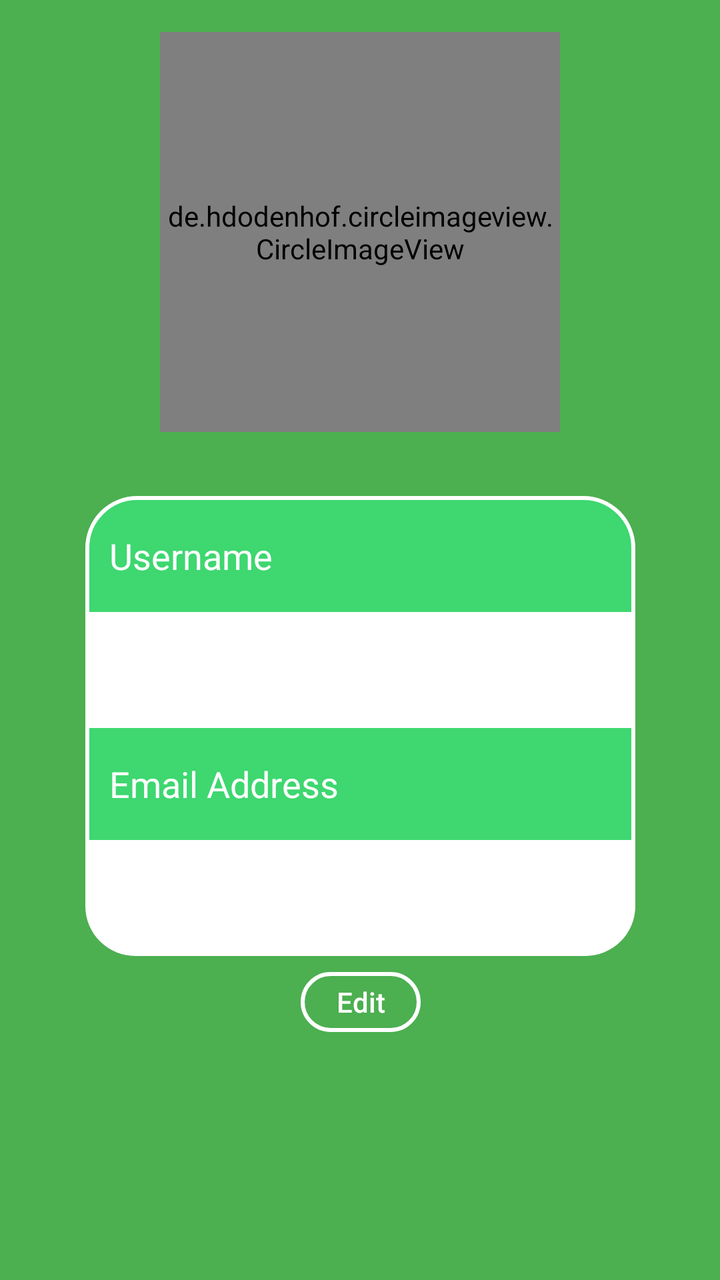
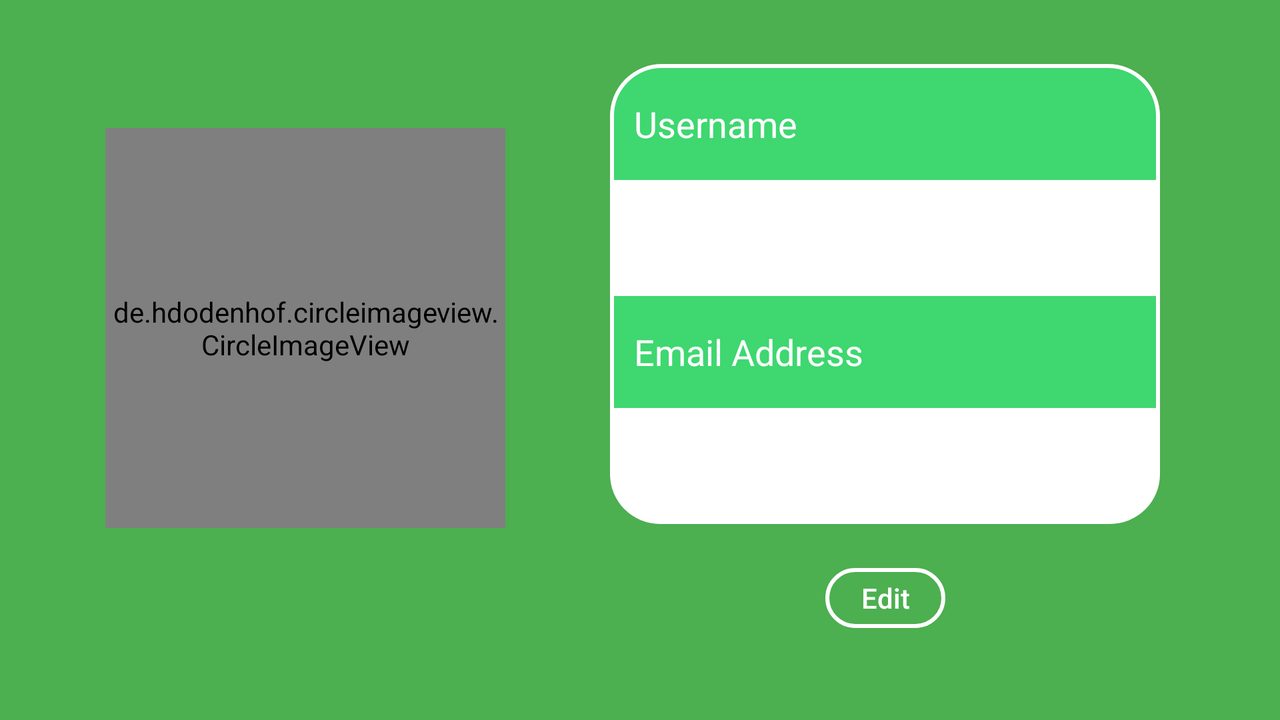

First picture: res/layout/ on a phone held upright. Second picture: the repository's own variant of that layout, on a device whose configuration matches the variant's folder. Source for both follows.
<!-- AndroidManifest.xml: application theme AppTheme -->
<!-- res/layout/activity_profile.xml -->
<?xml version="1.0" encoding="utf-8"?>
<androidx.constraintlayout.widget.ConstraintLayout xmlns:android="http://schemas.android.com/apk/res/android"
    xmlns:app="http://schemas.android.com/apk/res-auto"
    xmlns:tools="http://schemas.android.com/tools"
    android:layout_width="match_parent"
    android:layout_height="match_parent"
    android:background="#4CAF50"
    tools:context=".ProfileActivity">

    <de.hdodenhof.circleimageview.CircleImageView
        android:id="@+id/userImageProfile"
        android:layout_width="200dp"
        android:layout_height="200dp"
        android:layout_marginTop="16dp"
        app:civ_border_color="#FFFFFF"
        app:civ_border_width="3dp"
        app:layout_constraintEnd_toEndOf="parent"
        app:layout_constraintStart_toStartOf="parent"
        app:layout_constraintTop_toTopOf="parent"
        app:srcCompat="@android:drawable/btn_star_big_on" />

    <TextView
        android:id="@+id/username"
        android:layout_width="275dp"
        android:layout_height="60dp"
        android:layout_marginTop="32dp"
        android:background="@drawable/rounded_text_profile_top"
        android:gravity="center_vertical"
        android:padding="12dp"
        android:text="Username"
        android:textColor="#FFFFFF"
        android:textSize="18sp"
        app:layout_constraintEnd_toEndOf="@+id/userImageProfile"
        app:layout_constraintStart_toStartOf="@+id/userImageProfile"
        app:layout_constraintTop_toBottomOf="@+id/userImageProfile" />

    <TextView
        android:id="@+id/usernameTextViewProfile"
        android:layout_width="275dp"
        android:layout_height="54dp"
        android:background="#FFFFFF"
        android:gravity="center_vertical"
        android:padding="12dp"
        android:textColor="#4CAF50"
        android:textSize="18sp"

        app:layout_constraintEnd_toEndOf="@+id/userImageProfile"
        app:layout_constraintStart_toStartOf="@+id/userImageProfile"
        app:layout_constraintTop_toBottomOf="@+id/username" />

    <TextView
        android:id="@+id/email"
        android:layout_width="275dp"
        android:layout_height="60dp"
        android:background="@drawable/border_text_email"
        android:gravity="center_vertical"
        android:padding="12dp"
        android:text="Email Address"
        android:textColor="#FFFFFF"
        android:textSize="18sp"

        app:layout_constraintEnd_toEndOf="@+id/userImageProfile"
        app:layout_constraintStart_toStartOf="@+id/userImageProfile"
        app:layout_constraintTop_toBottomOf="@+id/usernameTextViewProfile" />

    <TextView
        android:id="@+id/emailTextViewProfile"
        android:layout_width="275dp"
        android:layout_height="56dp"
        android:background="@drawable/rounded_text_profile_bottom"
        android:gravity="center_vertical"
        android:padding="12dp"
        android:textColor="#4CAF50"
        android:textSize="18sp"

        app:layout_constraintEnd_toEndOf="@+id/userImageProfile"
        app:layout_constraintStart_toStartOf="@+id/userImageProfile"
        app:layout_constraintTop_toBottomOf="@+id/email" />

    <Button
        android:id="@+id/editProfile"
        android:layout_width="60dp"
        android:layout_height="30dp"
        android:layout_marginTop="8dp"
        android:background="@drawable/rounded_button_edit_profile"
        android:text="Edit"
        android:textAllCaps="false"
        android:textColor="#FFFFFF"
        app:layout_constraintEnd_toEndOf="@+id/emailTextViewProfile"
        app:layout_constraintStart_toStartOf="@+id/emailTextViewProfile"
        app:layout_constraintTop_toBottomOf="@+id/emailTextViewProfile" />
</androidx.constraintlayout.widget.ConstraintLayout>
<!-- resources referenced by this layout -->
<resources>
  <!-- drawable border_text_email (drawable) -->
  <?xml version="1.0" encoding="utf-8"?>
  <shape xmlns:android="http://schemas.android.com/apk/res/android">
      <stroke android:width="2dp"
          android:color="#FFFFFF"/>
      <solid android:color="#3ED770"/>
  
  </shape>
  <!-- drawable rounded_button_edit_profile (drawable) -->
  <?xml version="1.0" encoding="utf-8"?>
  <shape xmlns:android="http://schemas.android.com/apk/res/android">
  
      <stroke android:color="#FFFFFF"
          android:width="2dp"/>
      <solid android:color="#00FFFFFF"/>
      <corners android:radius="25dp"/>
  
  </shape>
  <!-- drawable rounded_text_profile_bottom (drawable) -->
  <?xml version="1.0" encoding="utf-8"?>
  <shape xmlns:android="http://schemas.android.com/apk/res/android">
  
      <solid android:color="#FFFFFF" />
      <corners android:bottomRightRadius="25dp"
          android:bottomLeftRadius="25dp"/>
  
  </shape>
  <!-- drawable rounded_text_profile_top (drawable) -->
  <?xml version="1.0" encoding="utf-8"?>
  <shape xmlns:android="http://schemas.android.com/apk/res/android">
  
      <solid android:color="#3ED770" />
      <corners android:topRightRadius="25dp"
          android:topLeftRadius="25dp"/>
      <stroke android:color="#FFFFFF"
          android:width="2dp"/>
  
  </shape>
  <style name="AppTheme" parent="Theme.AppCompat.Light.DarkActionBar">
          
          <item name="colorPrimary">@color/colorPrimary</item>
          <item name="colorPrimaryDark">@color/colorPrimaryDark</item>
          <item name="colorAccent">@color/colorAccent</item>
          <item name="android:listDivider">@drawable/divider_gray</item>
      </style>
  <color name="colorPrimary">#4CAF50</color>
  <color name="colorPrimaryDark">#4CAF50</color>
  <color name="colorAccent">#D81B60</color>
  <!-- drawable divider_gray (drawable) -->
  <?xml version="1.0" encoding="utf-8"?>
  <shape xmlns:android="http://schemas.android.com/apk/res/android">
      <size android:width="1dp" android:height="1dp" />
      <solid android:color="#408B8B8B" />
  </shape>
</resources>
<!-- res/layout-land/activity_profile.xml (the repository's variant of the layout above) -->
<!-- drawn on the phone turned sideways -->
<?xml version="1.0" encoding="utf-8"?>
<androidx.constraintlayout.widget.ConstraintLayout xmlns:android="http://schemas.android.com/apk/res/android"
    xmlns:app="http://schemas.android.com/apk/res-auto"
    android:layout_width="match_parent"
    android:layout_height="match_parent"
    android:background="#4CAF50">

    <de.hdodenhof.circleimageview.CircleImageView
        android:id="@+id/userImageProfile"
        android:layout_width="200dp"
        android:layout_height="200dp"
        android:layout_marginBottom="32dp"
        app:civ_border_color="#FFFFFF"
        app:civ_border_width="3dp"
        app:layout_constraintBottom_toBottomOf="parent"
        app:layout_constraintEnd_toStartOf="@+id/username"
        app:layout_constraintStart_toStartOf="parent"
        app:layout_constraintTop_toTopOf="parent"
        app:srcCompat="@android:drawable/btn_star_big_on" />

    <TextView
        android:id="@+id/username"
        android:layout_width="275dp"
        android:layout_height="60dp"
        android:layout_marginTop="32dp"
        android:layout_marginEnd="60dp"
        android:background="@drawable/rounded_text_profile_top"
        android:gravity="center_vertical"
        android:padding="12dp"
        android:text="Username"
        android:textColor="#FFFFFF"
        android:textSize="18sp"
        app:layout_constraintEnd_toEndOf="parent"
        app:layout_constraintTop_toTopOf="parent" />

    <TextView
        android:id="@+id/usernameTextViewProfile"
        android:layout_width="275dp"
        android:layout_height="54dp"
        android:background="#FFFFFF"
        android:gravity="center_vertical"
        android:padding="12dp"
        android:textColor="#4CAF50"
        android:textSize="18sp"

        app:layout_constraintEnd_toEndOf="@+id/username"
        app:layout_constraintStart_toStartOf="@+id/username"
        app:layout_constraintTop_toBottomOf="@+id/username" />

    <TextView
        android:id="@+id/email"
        android:layout_width="275dp"
        android:layout_height="60dp"
        android:background="@drawable/border_text_email"
        android:gravity="center_vertical"
        android:padding="12dp"
        android:text="Email Address"
        android:textColor="#FFFFFF"
        android:textSize="18sp"

        app:layout_constraintEnd_toEndOf="@+id/usernameTextViewProfile"
        app:layout_constraintStart_toStartOf="@+id/usernameTextViewProfile"
        app:layout_constraintTop_toBottomOf="@+id/usernameTextViewProfile" />

    <TextView
        android:id="@+id/emailTextViewProfile"
        android:layout_width="275dp"
        android:layout_height="56dp"
        android:background="@drawable/rounded_text_profile_bottom"
        android:gravity="center_vertical"
        android:padding="12dp"
        android:textColor="#4CAF50"
        android:textSize="18sp"

        app:layout_constraintEnd_toEndOf="@+id/email"
        app:layout_constraintTop_toBottomOf="@+id/email" />

    <Button
        android:id="@+id/editProfile"
        android:layout_width="60dp"
        android:layout_height="30dp"
        android:layout_marginTop="8dp"
        android:layout_marginBottom="32dp"
        android:background="@drawable/rounded_button_edit_profile"
        android:text="Edit"
        android:textAllCaps="false"
        android:textColor="#FFFFFF"
        app:layout_constraintBottom_toBottomOf="parent"
        app:layout_constraintEnd_toEndOf="@+id/emailTextViewProfile"
        app:layout_constraintStart_toStartOf="@+id/emailTextViewProfile"
        app:layout_constraintTop_toBottomOf="@+id/emailTextViewProfile" />

</androidx.constraintlayout.widget.ConstraintLayout>
